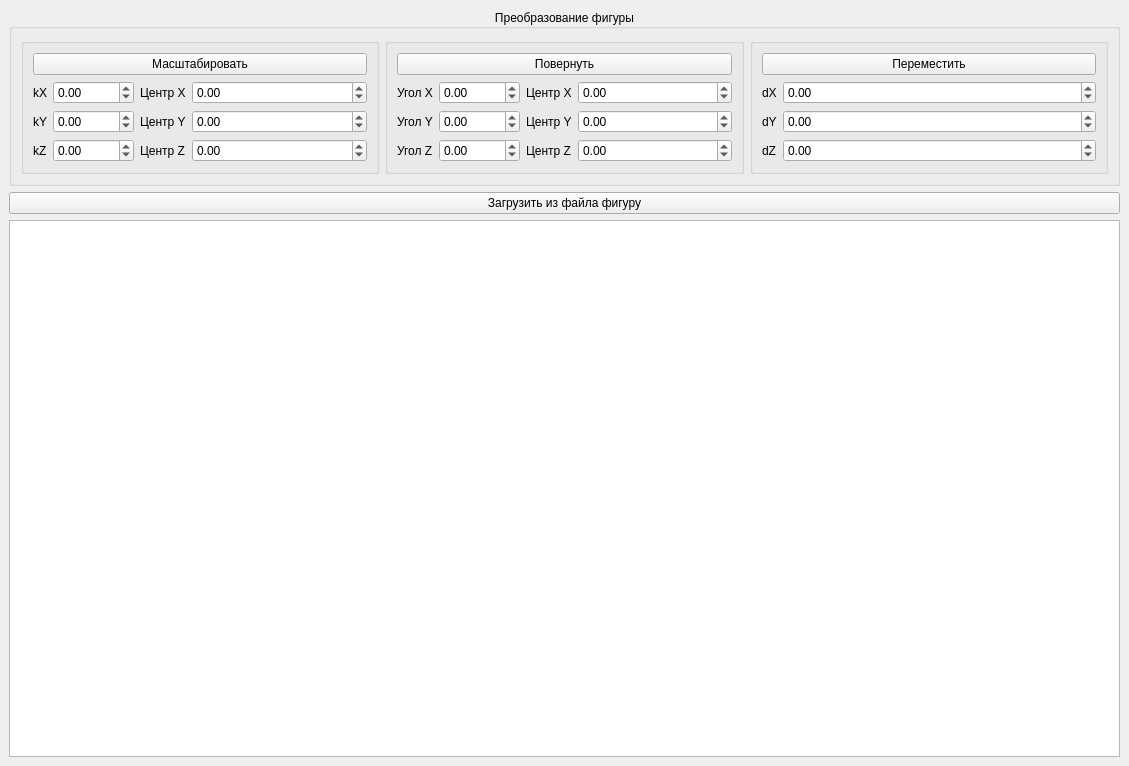
<?xml version="1.0" encoding="UTF-8"?>
<ui version="4.0">
 <class>MainWindow</class>
 <widget class="QMainWindow" name="MainWindow">
  <property name="geometry">
   <rect>
    <x>0</x>
    <y>0</y>
    <width>1129</width>
    <height>766</height>
   </rect>
  </property>
  <property name="sizePolicy">
   <sizepolicy hsizetype="Minimum" vsizetype="Preferred">
    <horstretch>0</horstretch>
    <verstretch>0</verstretch>
   </sizepolicy>
  </property>
  <property name="windowTitle">
   <string>Lab_01</string>
  </property>
  <widget class="QWidget" name="centralwidget">
   <layout class="QGridLayout" name="gridLayout">
    <item row="7" column="0">
     <widget class="QGraphicsView" name="graphicsView"/>
    </item>
    <item row="5" column="0">
     <widget class="QPushButton" name="downloadFigure">
      <property name="text">
       <string>Загрузить из файла фигуру</string>
      </property>
     </widget>
    </item>
    <item row="0" column="0">
     <widget class="QGroupBox" name="MainBox">
      <property name="title">
       <string>Преобразование фигуры</string>
      </property>
      <property name="alignment">
       <set>Qt::AlignCenter</set>
      </property>
      <layout class="QHBoxLayout" name="horizontalLayout_2">
       <item>
        <widget class="QGroupBox" name="kxBox">
         <property name="title">
          <string/>
         </property>
         <property name="alignment">
          <set>Qt::AlignCenter</set>
         </property>
         <layout class="QVBoxLayout" name="verticalLayout_4">
          <item>
           <widget class="QPushButton" name="kxButton">
            <property name="text">
             <string>Масштабировать</string>
            </property>
           </widget>
          </item>
          <item>
           <layout class="QFormLayout" name="kxLayot">
            <item row="0" column="0">
             <layout class="QFormLayout" name="kxLayout">
              <item row="0" column="0">
               <layout class="QVBoxLayout" name="kxTextLayout">
                <property name="sizeConstraint">
                 <enum>QLayout::SetDefaultConstraint</enum>
                </property>
                <property name="leftMargin">
                 <number>0</number>
                </property>
                <property name="topMargin">
                 <number>0</number>
                </property>
                <item>
                 <widget class="QLabel" name="kxText">
                  <property name="text">
                   <string>kX</string>
                  </property>
                 </widget>
                </item>
                <item>
                 <widget class="QLabel" name="kyText">
                  <property name="sizePolicy">
                   <sizepolicy hsizetype="Preferred" vsizetype="Preferred">
                    <horstretch>0</horstretch>
                    <verstretch>0</verstretch>
                   </sizepolicy>
                  </property>
                  <property name="contextMenuPolicy">
                   <enum>Qt::CustomContextMenu</enum>
                  </property>
                  <property name="text">
                   <string>kY</string>
                  </property>
                  <property name="alignment">
                   <set>Qt::AlignLeading|Qt::AlignLeft|Qt::AlignVCenter</set>
                  </property>
                 </widget>
                </item>
                <item>
                 <widget class="QLabel" name="kzText">
                  <property name="text">
                   <string>kZ</string>
                  </property>
                 </widget>
                </item>
               </layout>
              </item>
              <item row="0" column="1">
               <layout class="QVBoxLayout" name="kxDoubleLayot">
                <item>
                 <widget class="QDoubleSpinBox" name="kxDouble">
                  <property name="minimum">
                   <double>-10000.000000000000000</double>
                  </property>
                  <property name="maximum">
                   <double>10000.000000000000000</double>
                  </property>
                 </widget>
                </item>
                <item>
                 <widget class="QDoubleSpinBox" name="kyDouble">
                  <property name="minimum">
                   <double>-10000.000000000000000</double>
                  </property>
                  <property name="maximum">
                   <double>10000.000000000000000</double>
                  </property>
                 </widget>
                </item>
                <item>
                 <widget class="QDoubleSpinBox" name="kzDouble">
                  <property name="minimum">
                   <double>-10000.000000000000000</double>
                  </property>
                  <property name="maximum">
                   <double>10000.000000000000000</double>
                  </property>
                 </widget>
                </item>
               </layout>
              </item>
             </layout>
            </item>
            <item row="0" column="1">
             <layout class="QFormLayout" name="kxCentrLauot">
              <item row="0" column="0">
               <layout class="QVBoxLayout" name="kxCentrTextLayout">
                <item>
                 <widget class="QLabel" name="kxCentText">
                  <property name="text">
                   <string>Центр X</string>
                  </property>
                 </widget>
                </item>
                <item>
                 <widget class="QLabel" name="kyCentrText">
                  <property name="text">
                   <string>Центр Y</string>
                  </property>
                 </widget>
                </item>
                <item>
                 <widget class="QLabel" name="kzCentText">
                  <property name="text">
                   <string>Центр Z</string>
                  </property>
                 </widget>
                </item>
               </layout>
              </item>
              <item row="0" column="1">
               <layout class="QVBoxLayout" name="kxCentrDoubleLayout">
                <item>
                 <widget class="QDoubleSpinBox" name="kxCentrDouble">
                  <property name="minimum">
                   <double>-10000.000000000000000</double>
                  </property>
                  <property name="maximum">
                   <double>10000.000000000000000</double>
                  </property>
                 </widget>
                </item>
                <item>
                 <widget class="QDoubleSpinBox" name="kyCentrDouble">
                  <property name="minimum">
                   <double>-10000.000000000000000</double>
                  </property>
                  <property name="maximum">
                   <double>10000.000000000000000</double>
                  </property>
                 </widget>
                </item>
                <item>
                 <widget class="QDoubleSpinBox" name="kzCentrDouble">
                  <property name="minimum">
                   <double>-10000.000000000000000</double>
                  </property>
                  <property name="maximum">
                   <double>10000.000000000000000</double>
                  </property>
                 </widget>
                </item>
               </layout>
              </item>
             </layout>
            </item>
           </layout>
          </item>
         </layout>
        </widget>
       </item>
       <item>
        <widget class="QGroupBox" name="AngleBox">
         <property name="title">
          <string/>
         </property>
         <layout class="QVBoxLayout" name="verticalLayout">
          <item>
           <widget class="QPushButton" name="AngleButton">
            <property name="text">
             <string>Повернуть</string>
            </property>
           </widget>
          </item>
          <item>
           <layout class="QFormLayout" name="AngleMainLayout">
            <item row="0" column="0">
             <layout class="QFormLayout" name="AngleLayout">
              <item row="0" column="0">
               <layout class="QVBoxLayout" name="AngleTextLayot">
                <item>
                 <widget class="QLabel" name="AngleXText">
                  <property name="text">
                   <string>Угол X</string>
                  </property>
                 </widget>
                </item>
                <item>
                 <widget class="QLabel" name="AngleYtext">
                  <property name="text">
                   <string>Угол Y</string>
                  </property>
                 </widget>
                </item>
                <item>
                 <widget class="QLabel" name="AngleZtext">
                  <property name="text">
                   <string>Угол Z</string>
                  </property>
                 </widget>
                </item>
               </layout>
              </item>
              <item row="0" column="1">
               <layout class="QVBoxLayout" name="AngleDoubleLayout">
                <item>
                 <widget class="QDoubleSpinBox" name="AngleXDouble">
                  <property name="minimum">
                   <double>-10000.000000000000000</double>
                  </property>
                  <property name="maximum">
                   <double>10000.000000000000000</double>
                  </property>
                 </widget>
                </item>
                <item>
                 <widget class="QDoubleSpinBox" name="AngleYDouble">
                  <property name="minimum">
                   <double>-10000.000000000000000</double>
                  </property>
                  <property name="maximum">
                   <double>10000.000000000000000</double>
                  </property>
                 </widget>
                </item>
                <item>
                 <widget class="QDoubleSpinBox" name="AngleZDouble">
                  <property name="minimum">
                   <double>-10000.000000000000000</double>
                  </property>
                  <property name="maximum">
                   <double>10000.000000000000000</double>
                  </property>
                 </widget>
                </item>
               </layout>
              </item>
             </layout>
            </item>
            <item row="0" column="1">
             <layout class="QFormLayout" name="AngleCentrLayout">
              <item row="0" column="0">
               <layout class="QVBoxLayout" name="AngleCentrTextLayout">
                <item>
                 <widget class="QLabel" name="AngleCentrXText">
                  <property name="text">
                   <string>Центр X</string>
                  </property>
                 </widget>
                </item>
                <item>
                 <widget class="QLabel" name="AngleCentrYText">
                  <property name="text">
                   <string>Центр Y</string>
                  </property>
                 </widget>
                </item>
                <item>
                 <widget class="QLabel" name="AngleCentrZText">
                  <property name="text">
                   <string>Центр Z</string>
                  </property>
                 </widget>
                </item>
               </layout>
              </item>
              <item row="0" column="1">
               <layout class="QVBoxLayout" name="AngleCentrDoubleLAyout">
                <item>
                 <widget class="QDoubleSpinBox" name="AngleCentrXDouble">
                  <property name="minimum">
                   <double>-10000.000000000000000</double>
                  </property>
                  <property name="maximum">
                   <double>10000.000000000000000</double>
                  </property>
                 </widget>
                </item>
                <item>
                 <widget class="QDoubleSpinBox" name="AngleCentrYDouble">
                  <property name="minimum">
                   <double>-10000.000000000000000</double>
                  </property>
                  <property name="maximum">
                   <double>10000.000000000000000</double>
                  </property>
                 </widget>
                </item>
                <item>
                 <widget class="QDoubleSpinBox" name="AngleCentrZDouble">
                  <property name="minimum">
                   <double>-10000.000000000000000</double>
                  </property>
                  <property name="maximum">
                   <double>10000.000000000000000</double>
                  </property>
                 </widget>
                </item>
               </layout>
              </item>
             </layout>
            </item>
           </layout>
          </item>
         </layout>
        </widget>
       </item>
       <item>
        <widget class="QGroupBox" name="dxBox">
         <property name="title">
          <string/>
         </property>
         <property name="alignment">
          <set>Qt::AlignCenter</set>
         </property>
         <layout class="QVBoxLayout" name="verticalLayout_11">
          <item>
           <widget class="QPushButton" name="dxButton">
            <property name="text">
             <string>Переместить</string>
            </property>
           </widget>
          </item>
          <item>
           <layout class="QFormLayout" name="dxMainLayot">
            <item row="0" column="0">
             <layout class="QVBoxLayout" name="dxTextLayout">
              <item>
               <widget class="QLabel" name="dxText">
                <property name="text">
                 <string>dX</string>
                </property>
               </widget>
              </item>
              <item>
               <widget class="QLabel" name="dyText">
                <property name="text">
                 <string>dY</string>
                </property>
               </widget>
              </item>
              <item>
               <widget class="QLabel" name="dzText">
                <property name="text">
                 <string>dZ</string>
                </property>
               </widget>
              </item>
             </layout>
            </item>
            <item row="0" column="1">
             <layout class="QVBoxLayout" name="dxDoubleLayot">
              <item>
               <widget class="QDoubleSpinBox" name="dxDouble">
                <property name="minimum">
                 <double>-10000.000000000000000</double>
                </property>
                <property name="maximum">
                 <double>10000.000000000000000</double>
                </property>
               </widget>
              </item>
              <item>
               <widget class="QDoubleSpinBox" name="dyDouble">
                <property name="minimum">
                 <double>-10000.000000000000000</double>
                </property>
                <property name="maximum">
                 <double>10000.000000000000000</double>
                </property>
               </widget>
              </item>
              <item>
               <widget class="QDoubleSpinBox" name="dzDouble">
                <property name="minimum">
                 <double>-10000.000000000000000</double>
                </property>
                <property name="maximum">
                 <double>10000.000000000000000</double>
                </property>
               </widget>
              </item>
             </layout>
            </item>
           </layout>
          </item>
         </layout>
        </widget>
       </item>
      </layout>
     </widget>
    </item>
   </layout>
  </widget>
 </widget>
 <resources/>
 <connections/>
</ui>
